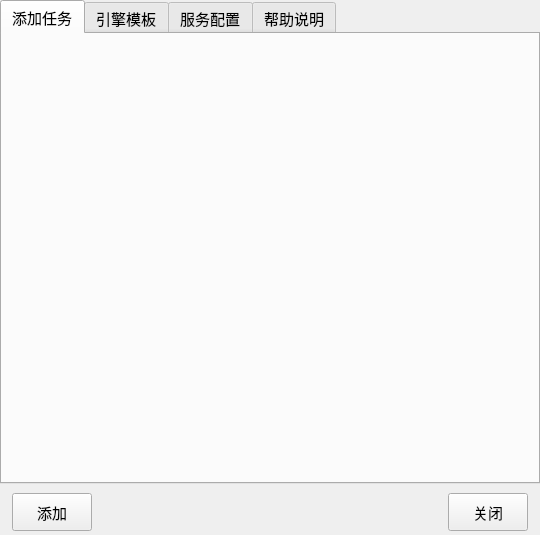
<?xml version="1.0" encoding="UTF-8"?>
<ui version="4.0">
 <class>DlgFrm</class>
 <widget class="QDialog" name="DlgFrm">
  <property name="geometry">
   <rect>
    <x>0</x>
    <y>0</y>
    <width>540</width>
    <height>535</height>
   </rect>
  </property>
  <property name="minimumSize">
   <size>
    <width>540</width>
    <height>535</height>
   </size>
  </property>
  <property name="maximumSize">
   <size>
    <width>540</width>
    <height>535</height>
   </size>
  </property>
  <property name="font">
   <font>
    <family>微软雅黑</family>
    <pointsize>11</pointsize>
   </font>
  </property>
  <property name="windowTitle">
   <string>Dialog</string>
  </property>
  <layout class="QVBoxLayout" name="verticalLayout">
   <property name="leftMargin">
    <number>0</number>
   </property>
   <property name="topMargin">
    <number>0</number>
   </property>
   <property name="rightMargin">
    <number>0</number>
   </property>
   <property name="bottomMargin">
    <number>0</number>
   </property>
   <item>
    <widget class="QTabWidget" name="tabWidget">
     <property name="currentIndex">
      <number>0</number>
     </property>
     <widget class="QWidget" name="tab_1">
      <attribute name="title">
       <string>添加任务</string>
      </attribute>
     </widget>
     <widget class="QWidget" name="tab_2">
      <attribute name="title">
       <string>引擎模板</string>
      </attribute>
     </widget>
     <widget class="QWidget" name="tab_3">
      <attribute name="title">
       <string>服务配置</string>
      </attribute>
      <layout class="QHBoxLayout" name="horizontalLayout_svrcfg">
       <property name="leftMargin">
        <number>3</number>
       </property>
       <property name="topMargin">
        <number>3</number>
       </property>
       <property name="rightMargin">
        <number>3</number>
       </property>
       <property name="bottomMargin">
        <number>3</number>
       </property>
       <item>
        <widget class="QGroupBox" name="groupBox">
         <property name="minimumSize">
          <size>
           <width>120</width>
           <height>120</height>
          </size>
         </property>
         <property name="title">
          <string>内部库</string>
         </property>
         <widget class="QLabel" name="label_8">
          <property name="geometry">
           <rect>
            <x>10</x>
            <y>40</y>
            <width>239</width>
            <height>26</height>
           </rect>
          </property>
          <property name="text">
           <string>数据库DB文件(强烈推荐不要修改):</string>
          </property>
         </widget>
         <widget class="QComboBox" name="cBoxSvrName">
          <property name="geometry">
           <rect>
            <x>8</x>
            <y>68</y>
            <width>247</width>
            <height>26</height>
           </rect>
          </property>
          <property name="editable">
           <bool>true</bool>
          </property>
          <property name="currentIndex">
           <number>0</number>
          </property>
          <item>
           <property name="text">
            <string>Data.db</string>
           </property>
          </item>
         </widget>
         <widget class="QPushButton" name="pushButton_3">
          <property name="geometry">
           <rect>
            <x>6</x>
            <y>102</y>
            <width>45</width>
            <height>29</height>
           </rect>
          </property>
          <property name="text">
           <string>...</string>
          </property>
         </widget>
         <widget class="QPushButton" name="pushButton_4">
          <property name="geometry">
           <rect>
            <x>10</x>
            <y>218</y>
            <width>95</width>
            <height>57</height>
           </rect>
          </property>
          <property name="text">
           <string>测试</string>
          </property>
         </widget>
        </widget>
       </item>
       <item>
        <widget class="QGroupBox" name="groupBox_2">
         <property name="minimumSize">
          <size>
           <width>120</width>
           <height>120</height>
          </size>
         </property>
         <property name="title">
          <string>服务发布配置</string>
         </property>
         <widget class="QWidget" name="layoutWidget">
          <property name="geometry">
           <rect>
            <x>18</x>
            <y>28</y>
            <width>225</width>
            <height>220</height>
           </rect>
          </property>
          <layout class="QGridLayout" name="gridLayout">
           <item row="0" column="0">
            <widget class="QLabel" name="label_6">
             <property name="text">
              <string>自启动(ms):</string>
             </property>
            </widget>
           </item>
           <item row="0" column="1">
            <widget class="QComboBox" name="cBoxautorunexe">
             <property name="editable">
              <bool>false</bool>
             </property>
             <item>
              <property name="text">
               <string>0</string>
              </property>
             </item>
             <item>
              <property name="text">
               <string>1</string>
              </property>
             </item>
             <item>
              <property name="text">
               <string>2</string>
              </property>
             </item>
             <item>
              <property name="text">
               <string>3</string>
              </property>
             </item>
             <item>
              <property name="text">
               <string>4</string>
              </property>
             </item>
             <item>
              <property name="text">
               <string>5</string>
              </property>
             </item>
             <item>
              <property name="text">
               <string>6</string>
              </property>
             </item>
            </widget>
           </item>
           <item row="1" column="0">
            <widget class="QLabel" name="label">
             <property name="text">
              <string>发布端口:</string>
             </property>
            </widget>
           </item>
           <item row="1" column="1">
            <widget class="QComboBox" name="cBoxWebPort">
             <property name="minimumSize">
              <size>
               <width>122</width>
               <height>0</height>
              </size>
             </property>
             <property name="editable">
              <bool>true</bool>
             </property>
             <item>
              <property name="text">
               <string>80</string>
              </property>
             </item>
             <item>
              <property name="text">
               <string>8001</string>
              </property>
             </item>
             <item>
              <property name="text">
               <string>8080</string>
              </property>
             </item>
            </widget>
           </item>
           <item row="2" column="0">
            <widget class="QLabel" name="label_2">
             <property name="text">
              <string>线程方式:</string>
             </property>
            </widget>
           </item>
           <item row="2" column="1">
            <widget class="QComboBox" name="cBoxSetthread">
             <item>
              <property name="text">
               <string>单线程分发</string>
              </property>
             </item>
             <item>
              <property name="text">
               <string>多线程分发</string>
              </property>
             </item>
            </widget>
           </item>
           <item row="3" column="0">
            <widget class="QLabel" name="label_3">
             <property name="text">
              <string>数据算法:</string>
             </property>
            </widget>
           </item>
           <item row="3" column="1">
            <widget class="QComboBox" name="cBoxalgotype">
             <item>
              <property name="text">
               <string>数据任务优先</string>
              </property>
             </item>
             <item>
              <property name="text">
               <string>排队任务优先</string>
              </property>
             </item>
            </widget>
           </item>
           <item row="4" column="0">
            <widget class="QLabel" name="label_4">
             <property name="text">
              <string>通信类型:</string>
             </property>
            </widget>
           </item>
           <item row="4" column="1">
            <widget class="QComboBox" name="cBoxnettype">
             <item>
              <property name="text">
               <string>thread</string>
              </property>
             </item>
             <item>
              <property name="text">
               <string>dll</string>
              </property>
             </item>
             <item>
              <property name="text">
               <string>socket</string>
              </property>
             </item>
             <item>
              <property name="text">
               <string>soap</string>
              </property>
             </item>
            </widget>
           </item>
           <item row="5" column="0">
            <widget class="QLabel" name="label_5">
             <property name="text">
              <string>配置文件:</string>
             </property>
            </widget>
           </item>
           <item row="5" column="1">
            <widget class="QComboBox" name="cBoxcoreconftype">
             <item>
              <property name="text">
               <string>XML</string>
              </property>
             </item>
             <item>
              <property name="text">
               <string>JSON</string>
              </property>
             </item>
            </widget>
           </item>
           <item row="6" column="0">
            <widget class="QLabel" name="label_7">
             <property name="text">
              <string>扫描间隔(ms):</string>
             </property>
            </widget>
           </item>
           <item row="6" column="1">
            <widget class="QComboBox" name="cBoxlooptime">
             <property name="currentIndex">
              <number>0</number>
             </property>
             <item>
              <property name="text">
               <string>0</string>
              </property>
             </item>
             <item>
              <property name="text">
               <string>1</string>
              </property>
             </item>
             <item>
              <property name="text">
               <string>2</string>
              </property>
             </item>
             <item>
              <property name="text">
               <string>3</string>
              </property>
             </item>
             <item>
              <property name="text">
               <string>4</string>
              </property>
             </item>
             <item>
              <property name="text">
               <string>5</string>
              </property>
             </item>
             <item>
              <property name="text">
               <string>6</string>
              </property>
             </item>
             <item>
              <property name="text">
               <string>7</string>
              </property>
             </item>
             <item>
              <property name="text">
               <string>8</string>
              </property>
             </item>
            </widget>
           </item>
          </layout>
         </widget>
        </widget>
       </item>
      </layout>
     </widget>
     <widget class="QWidget" name="tab_4">
      <attribute name="title">
       <string>帮助说明</string>
      </attribute>
      <layout class="QGridLayout" name="gridLayoutHelp">
       <property name="leftMargin">
        <number>0</number>
       </property>
       <property name="topMargin">
        <number>0</number>
       </property>
       <property name="rightMargin">
        <number>0</number>
       </property>
       <property name="bottomMargin">
        <number>0</number>
       </property>
       <property name="spacing">
        <number>0</number>
       </property>
       <item row="0" column="0">
        <widget class="QPlainTextEdit" name="plainTextHelp">
         <property name="readOnly">
          <bool>true</bool>
         </property>
        </widget>
       </item>
      </layout>
     </widget>
    </widget>
   </item>
   <item>
    <widget class="QWidget" name="widget" native="true">
     <property name="minimumSize">
      <size>
       <width>0</width>
       <height>45</height>
      </size>
     </property>
     <layout class="QHBoxLayout" name="horizontalLayout">
      <property name="spacing">
       <number>0</number>
      </property>
      <property name="leftMargin">
       <number>12</number>
      </property>
      <property name="topMargin">
       <number>0</number>
      </property>
      <property name="rightMargin">
       <number>12</number>
      </property>
      <property name="bottomMargin">
       <number>0</number>
      </property>
      <item>
       <widget class="QPushButton" name="BtnAdd">
        <property name="minimumSize">
         <size>
          <width>0</width>
          <height>38</height>
         </size>
        </property>
        <property name="text">
         <string>添加</string>
        </property>
       </widget>
      </item>
      <item>
       <spacer name="horizontalSpacer">
        <property name="orientation">
         <enum>Qt::Horizontal</enum>
        </property>
        <property name="sizeHint" stdset="0">
         <size>
          <width>364</width>
          <height>20</height>
         </size>
        </property>
       </spacer>
      </item>
      <item>
       <widget class="QPushButton" name="BtnExit">
        <property name="minimumSize">
         <size>
          <width>0</width>
          <height>38</height>
         </size>
        </property>
        <property name="text">
         <string>关闭</string>
        </property>
       </widget>
      </item>
     </layout>
    </widget>
   </item>
  </layout>
 </widget>
 <resources/>
 <connections>
  <connection>
   <sender>BtnExit</sender>
   <signal>clicked()</signal>
   <receiver>DlgFrm</receiver>
   <slot>close()</slot>
   <hints>
    <hint type="sourcelabel">
     <x>490</x>
     <y>511</y>
    </hint>
    <hint type="destinationlabel">
     <x>269</x>
     <y>267</y>
    </hint>
   </hints>
  </connection>
 </connections>
</ui>
